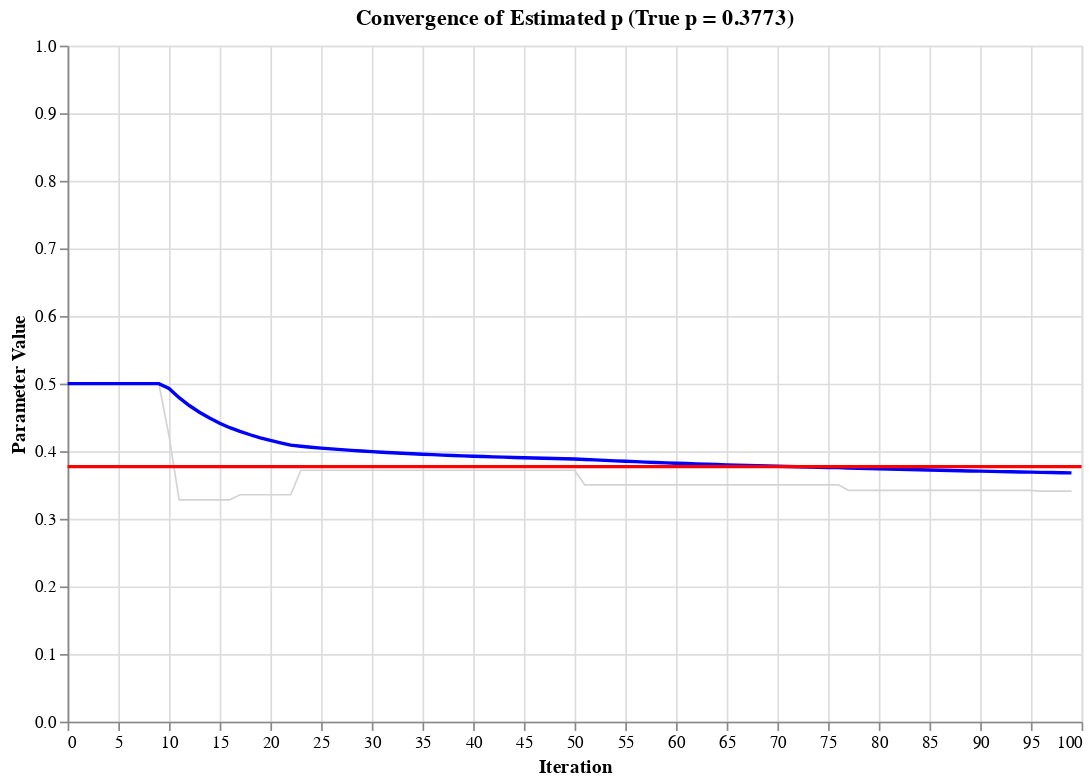

The cell this chart's notebook holds for it:
### Markdown cell above
However, in this case we know the exact distribution of the coin – we can just flip it ourselves – so it's easy for us to compute the probability of heads. What if we didn't have the coin, or were dealing with a more complex set of variables? In this case, we can use something called the Metropolis-Hastings algorithm to estimate the probability of an event happening - in case of options, the probability of the stock price at expiration being above the strike price.

To do this, we have to use something called rejection sampling. What this does is draw samples from a normal distribution, and then accept or reject those samples based on whether they are above or below the *target* distribution - what we expect the upper and lower bounds of the true distribution to be. For example, if we were to randomly draw a number greater than 1 from the normal distribution when trying to estimate the probability of heads, we would reject it, because we know the probability of heads being greater than 1 is 0.

A visualization of this is shown below:

### Code cell
# Apply Metropolis-Hastings algorithm.
# TODO: Turn into function.
# TODO: Add sliders for the visualization to make it interactive.
num_iterations = 100
proposal_std = 0.5  # Increase to allow broader exploration
chain = []

current_p = 0.5  # Starting guess
for i in range(num_iterations):
    proposed_p = current_p + np.random.normal(0, proposal_std)
    # Ensure candidate remains in [0, 1]
    proposed_p = np.clip(proposed_p, 0, 1)

    current_target = target(current_p)
    proposed_target = target(proposed_p)

    # If current_target == 0, accept if proposed_target > 0, else 0
    if current_target == 0:
        acceptance_prob = 1 if proposed_target > 0 else 0
    else:
        acceptance_prob = min(1, proposed_target / current_target)

    if np.random.rand() < acceptance_prob:
        current_p = proposed_p

    chain.append(current_p)

chain = np.array(chain)

# Compute running mean at each step
# TODO: Visualize this as a stochastic process, i.e. an animation of some kind.
running_mean = np.cumsum(chain) / (np.arange(num_iterations) + 1)

# Prepare DataFrame
df = pd.DataFrame({
    'Iteration': np.arange(num_iterations),
    'Chain Value': chain,
    'Running Mean': running_mean
})

# TODO: Turn into function as well
# Altair visualization of the data.
# Gray line for raw chain, including rejections
base = alt.Chart(df).encode(
    x=alt.X('Iteration:Q', title='Iteration')
)

chain_line = base.mark_line(
    color='lightgray',
    strokeWidth=1
).encode(
    y=alt.Y('Chain Value:Q', 
            title='Parameter Value',
            scale=alt.Scale(domain=[0, 1]))  # Force y-axis [0,1]
)

# Blue line to track running mean
running_mean_line = base.mark_line(
    color='blue',
    strokeWidth=2
).encode(
    y='Running Mean:Q'
)

# Red horizontal rule for the true probability of the coin
true_rule = alt.Chart(pd.DataFrame({'y': [true_p]})).mark_rule(
    color='red',
    strokeWidth=2
).encode(
    y='y:Q'
)

# Combine all the layers together
final_chart = alt.layer(
    chain_line,
    running_mean_line,
    true_rule
).properties(
    width=600,
    height=400,
    title=f'Convergence of Estimated p (True p = {true_p:.4f})'
)

final_chart.display()

### Figure 1 — Vega-Lite specification as saved in the notebook (floating-point values rounded to 4 significant figures)
{"config": {"view": {"continuousWidth": 300, "continuousHeight": 300}}, "layer": [{"data": {"name": "data-3a3fac08a7e0bcd86b2269d6bbdf4792"}, "mark": {"type": "line", "color": "lightgray", "strokeWidth": 1}, "encoding": {"x": {"field": "Iteration", "title": "Iteration", "type": "quantitative"}, "y": {"field": "Chain Value", "scale": {"domain": [0, 1]}, "title": "Parameter Value", "type": "quantitative"}}}, {"data": {"name": "data-3a3fac08a7e0bcd86b2269d6bbdf4792"}, "mark": {"type": "line", "color": "blue", "strokeWidth": 2}, "encoding": {"x": {"field": "Iteration", "title": "Iteration", "type": "quantitative"}, "y": {"field": "Running Mean", "type": "quantitative"}}}, {"data": {"name": "data-8a2b748ab7dab6f2f6d4cb0cc956e991"}, "mark": {"type": "rule", "color": "red", "strokeWidth": 2}, "encoding": {"y": {"field": "y", "type": "quantitative"}}}], "height": 400, "title": "Convergence of Estimated p (True p = 0.3773)", "width": 600, "$schema": "https://vega.github.io/schema/vega-lite/v5.20.1.json", "datasets": {"data-3a3fac08a7e0bcd86b2269d6bbdf4792": [{"Iteration": 0, "Chain Value": 0.5, "Running Mean": 0.5}, {"Iteration": 1, "Chain Value": 0.5, "Running Mean": 0.5}, {"Iteration": 2, "Chain Value": 0.5, "Running Mean": 0.5}, {"Iteration": 3, "Chain Value": 0.5, "Running Mean": 0.5}, {"Iteration": 4, "Chain Value": 0.5, "Running Mean": 0.5}, {"Iteration": 5, "Chain Value": 0.5, "Running Mean": 0.5}, {"Iteration": 6, "Chain Value": 0.5, "Running Mean": 0.5}, {"Iteration": 7, "Chain Value": 0.5, "Running Mean": 0.5}, {"Iteration": 8, "Chain Value": 0.5, "Running Mean": 0.5}, {"Iteration": 9, "Chain Value": 0.5, "Running Mean": 0.5}, {"Iteration": 10, "Chain Value": 0.4227, "Running Mean": 0.493}, {"Iteration": 11, "Chain Value": 0.3282, "Running Mean": 0.4792}, {"Iteration": 12, "Chain Value": 0.3282, "Running Mean": 0.4676}, {"Iteration": 13, "Chain Value": 0.3282, "Running Mean": 0.4577}, {"Iteration": 14, "Chain Value": 0.3282, "Running Mean": 0.449}, {"Iteration": 15, "Chain Value": 0.3282, "Running Mean": 0.4415}, {"Iteration": 16, "Chain Value": 0.3282, "Running Mean": 0.4348}, {"Iteration": 17, "Chain Value": 0.3356, "Running Mean": 0.4293}, {"Iteration": 18, "Chain Value": 0.3356, "Running Mean": 0.4244}, {"Iteration": 19, "Chain Value": 0.3356, "Running Mean": 0.4199}, {"Iteration": 20, "Chain Value": 0.3356, "Running Mean": 0.4159}, {"Iteration": 21, "Chain Value": 0.3356, "Running Mean": 0.4123}, {"Iteration": 22, "Chain Value": 0.3356, "Running Mean": 0.4089}, {"Iteration": 23, "Chain Value": 0.3719, "Running Mean": 0.4074}, {"Iteration": 24, "Chain Value": 0.3719, "Running Mean": 0.406}, {"Iteration": 25, "Chain Value": 0.3719, "Running Mean": 0.4047}, {"Iteration": 26, "Chain Value": 0.3719, "Running Mean": 0.4034}, {"Iteration": 27, "Chain Value": 0.3719, "Running Mean": 0.4023}, {"Iteration": 28, "Chain Value": 0.3719, "Running Mean": 0.4013}, {"Iteration": 29, "Chain Value": 0.3719, "Running Mean": 0.4003}, {"Iteration": 30, "Chain Value": 0.3719, "Running Mean": 0.3994}, {"Iteration": 31, "Chain Value": 0.3719, "Running Mean": 0.3985}, {"Iteration": 32, "Chain Value": 0.3719, "Running Mean": 0.3977}, {"Iteration": 33, "Chain Value": 0.3719, "Running Mean": 0.3969}, {"Iteration": 34, "Chain Value": 0.3719, "Running Mean": 0.3962}, {"Iteration": 35, "Chain Value": 0.3719, "Running Mean": 0.3955}, {"Iteration": 36, "Chain Value": 0.3719, "Running Mean": 0.3949}, {"Iteration": 37, "Chain Value": 0.3719, "Running Mean": 0.3943}, {"Iteration": 38, "Chain Value": 0.3719, "Running Mean": 0.3937}, {"Iteration": 39, "Chain Value": 0.3719, "Running Mean": 0.3932}, {"Iteration": 40, "Chain Value": 0.3719, "Running Mean": 0.3927}, {"Iteration": 41, "Chain Value": 0.3719, "Running Mean": 0.3922}, {"Iteration": 42, "Chain Value": 0.3719, "Running Mean": 0.3917}, {"Iteration": 43, "Chain Value": 0.3719, "Running Mean": 0.3912}, {"Iteration": 44, "Chain Value": 0.3719, "Running Mean": 0.3908}, {"Iteration": 45, "Chain Value": 0.3719, "Running Mean": 0.3904}, {"Iteration": 46, "Chain Value": 0.3719, "Running Mean": 0.39}, {"Iteration": 47, "Chain Value": 0.3719, "Running Mean": 0.3896}, {"Iteration": 48, "Chain Value": 0.3719, "Running Mean": 0.3893}, {"Iteration": 49, "Chain Value": 0.3719, "Running Mean": 0.3889}, {"Iteration": 50, "Chain Value": 0.3719, "Running Mean": 0.3886}, {"Iteration": 51, "Chain Value": 0.3504, "Running Mean": 0.3878}, {"Iteration": 52, "Chain Value": 0.3504, "Running Mean": 0.3871}, {"Iteration": 53, "Chain Value": 0.3504, "Running Mean": 0.3865}, {"Iteration": 54, "Chain Value": 0.3504, "Running Mean": 0.3858}, {"Iteration": 55, "Chain Value": 0.3504, "Running Mean": 0.3852}, {"Iteration": 56, "Chain Value": 0.3504, "Running Mean": 0.3846}, {"Iteration": 57, "Chain Value": 0.3504, "Running Mean": 0.384}, {"Iteration": 58, "Chain Value": 0.3504, "Running Mean": 0.3834}, {"Iteration": 59, "Chain Value": 0.3504, "Running Mean": 0.3828}, {"Iteration": 60, "Chain Value": 0.3504, "Running Mean": 0.3823}, {"Iteration": 61, "Chain Value": 0.3504, "Running Mean": 0.3818}, {"Iteration": 62, "Chain Value": 0.3504, "Running Mean": 0.3813}, {"Iteration": 63, "Chain Value": 0.3504, "Running Mean": 0.3808}, {"Iteration": 64, "Chain Value": 0.3504, "Running Mean": 0.3803}, {"Iteration": 65, "Chain Value": 0.3504, "Running Mean": 0.3799}, {"Iteration": 66, "Chain Value": 0.3504, "Running Mean": 0.3795}, {"Iteration": 67, "Chain Value": 0.3504, "Running Mean": 0.379}, {"Iteration": 68, "Chain Value": 0.3504, "Running Mean": 0.3786}, {"Iteration": 69, "Chain Value": 0.3504, "Running Mean": 0.3782}, {"Iteration": 70, "Chain Value": 0.3504, "Running Mean": 0.3778}, {"Iteration": 71, "Chain Value": 0.3504, "Running Mean": 0.3774}, {"Iteration": 72, "Chain Value": 0.3504, "Running Mean": 0.3771}, {"Iteration": 73, "Chain Value": 0.3504, "Running Mean": 0.3767}, {"Iteration": 74, "Chain Value": 0.3504, "Running Mean": 0.3763}, {"Iteration": 75, "Chain Value": 0.3504, "Running Mean": 0.376}, {"Iteration": 76, "Chain Value": 0.3504, "Running Mean": 0.3757}, {"Iteration": 77, "Chain Value": 0.3421, "Running Mean": 0.3752}, {"Iteration": 78, "Chain Value": 0.3421, "Running Mean": 0.3748}, {"Iteration": 79, "Chain Value": 0.3421, "Running Mean": 0.3744}, {"Iteration": 80, "Chain Value": 0.3421, "Running Mean": 0.374}, {"Iteration": 81, "Chain Value": 0.3421, "Running Mean": 0.3736}, {"Iteration": 82, "Chain Value": 0.3421, "Running Mean": 0.3732}, {"Iteration": 83, "Chain Value": 0.3421, "Running Mean": 0.3729}, {"Iteration": 84, "Chain Value": 0.3421, "Running Mean": 0.3725}, {"Iteration": 85, "Chain Value": 0.3421, "Running Mean": 0.3722}, {"Iteration": 86, "Chain Value": 0.3421, "Running Mean": 0.3718}, {"Iteration": 87, "Chain Value": 0.3421, "Running Mean": 0.3715}, {"Iteration": 88, "Chain Value": 0.3421, "Running Mean": 0.3712}, {"Iteration": 89, "Chain Value": 0.3421, "Running Mean": 0.3708}, {"Iteration": 90, "Chain Value": 0.3421, "Running Mean": 0.3705}, {"Iteration": 91, "Chain Value": 0.3421, "Running Mean": 0.3702}, {"Iteration": 92, "Chain Value": 0.3421, "Running Mean": 0.3699}, {"Iteration": 93, "Chain Value": 0.3421, "Running Mean": 0.3696}, {"Iteration": 94, "Chain Value": 0.3421, "Running Mean": 0.3693}, {"Iteration": 95, "Chain Value": 0.3421, "Running Mean": 0.369}, {"Iteration": 96, "Chain Value": 0.3411, "Running Mean": 0.3687}, {"Iteration": 97, "Chain Value": 0.3411, "Running Mean": 0.3685}, {"Iteration": 98, "Chain Value": 0.3411, "Running Mean": 0.3682}, {"Iteration": 99, "Chain Value": 0.3411, "Running Mean": 0.3679}], "data-8a2b748ab7dab6f2f6d4cb0cc956e991": [{"y": 0.3773}]}}
